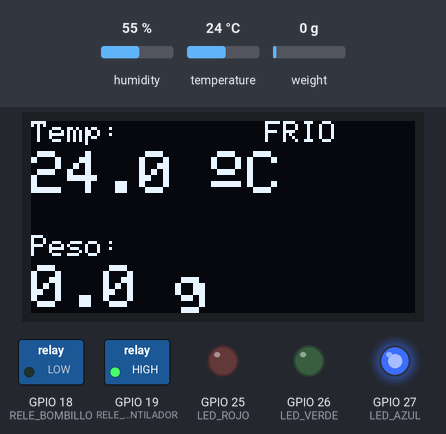
A sketch run on a simulated ESP32. Shown: 128×64 one-colour display, switched loads named in the sketch (green lamp = pin HIGH), output pins drawn as LEDs (lit = HIGH). The test bench sets the inputs (shaded band); at power-on: temperature 24 °C, weight on the scale 0 g, humidity 55 %. What the sketch prints to the serial monitor is not drawn.

Above: at 3.6 s.
3.7 s: temperature set to 35.1 °C
At 6.1 s:
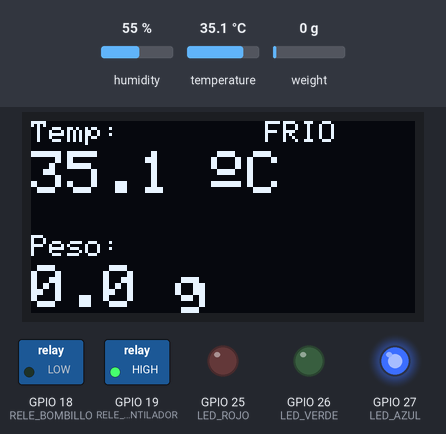
6.5 s: temperature set to 36.6 °C
At 10.2 s:
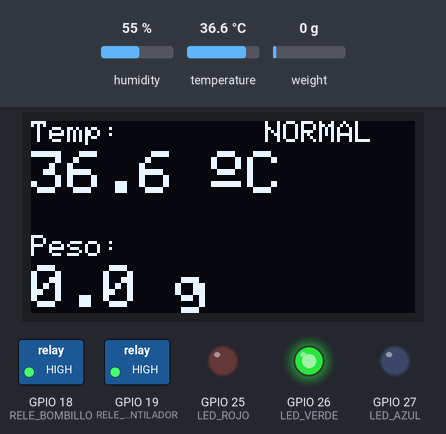
10.6 s: temperature set to 38.2 °C
At 14.4 s:
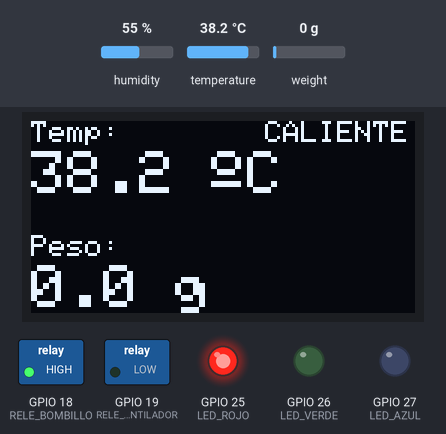
14.7 s: weight on the scale set to 2 g
At 15.9 s:
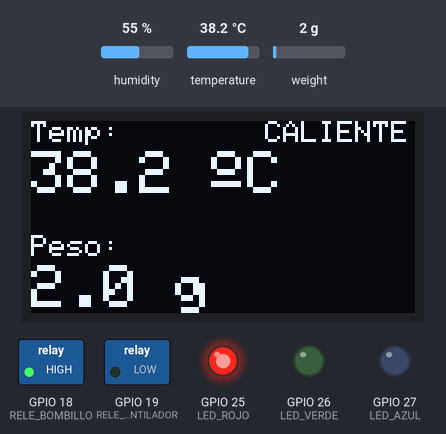
17.4 s: temperature set to 12 °C
At 20.0 s:
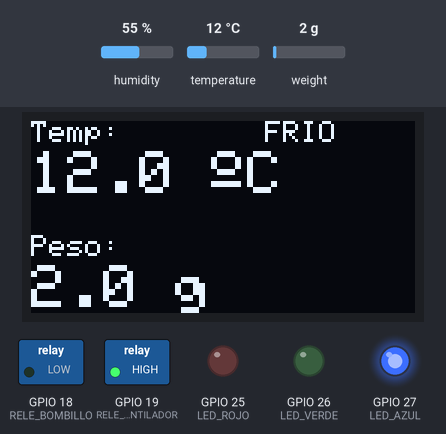
20.8 s: temperature set to 41 °C
At 24.2 s:
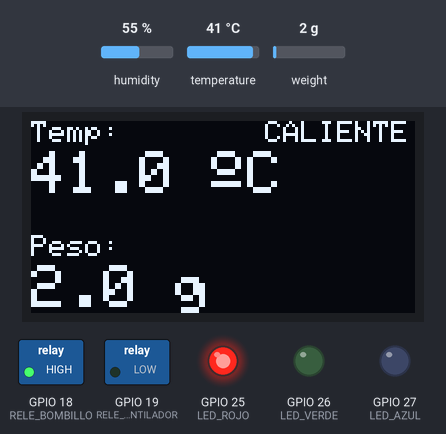
Timing chart, 0 to 25.7 s (numbered marks = the images above; inputs shaded):
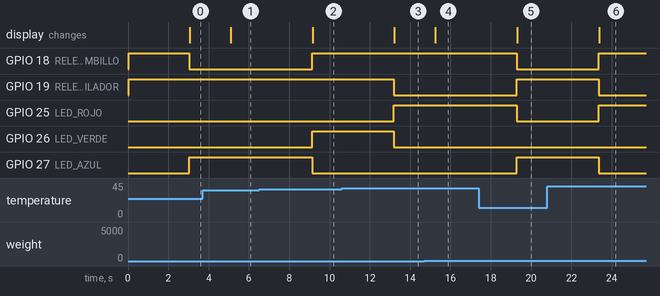

Measured:
- the behaviour switches between 35.9 and 36 °C on temperature (found by bisection; images 1 and 2)
- the behaviour switches between 37.5 and 37.6 °C on temperature (found by bisection; images 2 and 3)
- the behaviour switches between 0 and 1 g on weight on the scale (found by bisection; images 3 and 4)
- after the input at 3.7 s, the display: changes after 1.4 s (image 1)
- after the input at 6.5 s, GPIO 18 (RELE_BOMBILLO), GPIO 26 (LED_VERDE): LOW → HIGH after 2.6 s; GPIO 27 (LED_AZUL): HIGH → LOW after 2.6 s; the display: changes after 2.7 s (image 2)
- after the input at 10.6 s, GPIO 19 (RELE_VENTILADOR), GPIO 26 (LED_VERDE): HIGH → LOW after 2.6 s; GPIO 25 (LED_ROJO): LOW → HIGH after 2.6 s; the display: changes after 2.6 s (image 3)
- after the input at 14.7 s, the display: changes after 0.55 s (image 4)
- after the input at 17.4 s, GPIO 18 (RELE_BOMBILLO), GPIO 25 (LED_ROJO): HIGH → LOW after 1.9 s; GPIO 19 (RELE_VENTILADOR), GPIO 27 (LED_AZUL): LOW → HIGH after 1.9 s; the display: changes after 1.9 s (image 5)
- after the input at 20.8 s, GPIO 18 (RELE_BOMBILLO), GPIO 25 (LED_ROJO): LOW → HIGH after 2.5 s; GPIO 19 (RELE_VENTILADOR), GPIO 27 (LED_AZUL): HIGH → LOW after 2.5 s; the display: changes after 2.6 s (image 6)

The sketch:

sketch_apr23an.ino
```cpp
#include <Wire.h>
#include <Adafruit_GFX.h>
#include <Adafruit_SSD1306.h>
#include <Adafruit_Sensor.h>
#include <DHT.h>
#include "HX711.h"

// ---------------- OLED ----------------
#define SCREEN_WIDTH 128
#define SCREEN_HEIGHT 64
Adafruit_SSD1306 display(SCREEN_WIDTH, SCREEN_HEIGHT, &Wire, -1);

// ---------------- DHT22 ----------------
#define DHTPIN 4
#define DHTTYPE DHT22
DHT dht(DHTPIN, DHTTYPE);

// ---------------- HX711 ----------------
#define HX_DT 32
#define HX_SCK 33
HX711 balanza;

// Cambia este valor durante calibración
float factor_calibracion = -870.0;

// ---------------- LEDs ----------------
#define LED_ROJO   25
#define LED_VERDE  26
#define LED_AZUL   27

// ---------------- RELÉS ----------------
// K1 = ventilador = IN1
// K2 = bombillo   = IN2
#define RELE_VENTILADOR 19
#define RELE_BOMBILLO   18

void setup() {
  Serial.begin(115200);

  dht.begin();

  // OLED
  if (!display.begin(SSD1306_SWITCHCAPVCC, 0x3C)) {
    Serial.println("Error al iniciar OLED");
    while (true);
  }

  display.clearDisplay();
  display.setTextColor(WHITE);

  // LEDs
  pinMode(LED_ROJO, OUTPUT);
  pinMode(LED_VERDE, OUTPUT);
  pinMode(LED_AZUL, OUTPUT);

  // Relés
  pinMode(RELE_VENTILADOR, OUTPUT);
  pinMode(RELE_BOMBILLO, OUTPUT);

  digitalWrite(RELE_VENTILADOR, HIGH); // apagado
  digitalWrite(RELE_BOMBILLO, HIGH);   // apagado

  // HX711
  balanza.begin(HX_DT, HX_SCK);

  if (!balanza.is_ready()) {
    Serial.println("HX711 no detectado");
  } else {
    Serial.println("HX711 listo");
    balanza.set_scale();
    balanza.tare(); // poner en cero la balanza
  }

  // Apagar LEDs al inicio
  digitalWrite(LED_ROJO, LOW);
  digitalWrite(LED_VERDE, LOW);
  digitalWrite(LED_AZUL, LOW);
}

void loop() {
  delay(1000);

  // Leer temperatura
  float t = dht.readTemperature();

  // Leer peso
  float peso = 0.0;
  if (balanza.is_ready()) {
    balanza.set_scale(factor_calibracion);
    peso = balanza.get_units(10); // promedio de 10 lecturas
    if (peso < 0) peso = 0; // evita negativos pequeños por ruido
  }

  if (isnan(t)) {
    Serial.println("Error al leer el DHT22");

    display.clearDisplay();
    display.setTextSize(1);
    display.setCursor(0, 0);
    display.println("Error en DHT22");
    display.display();
    return;
  }

  // Apagar todo primero
  digitalWrite(LED_ROJO, LOW);
  digitalWrite(LED_VERDE, LOW);
  digitalWrite(LED_AZUL, LOW);

  digitalWrite(RELE_VENTILADOR, HIGH);
  digitalWrite(RELE_BOMBILLO, HIGH);

  String estado = "";

  // --------- Control de temperatura ---------
  if (t < 36.0) {
    digitalWrite(LED_AZUL, HIGH);
    digitalWrite(RELE_BOMBILLO, LOW);     // Bombillo ON
    digitalWrite(RELE_VENTILADOR, HIGH);  // Ventilador OFF
    estado = "FRIO";
  }
  else if (t >= 36.0 && t <= 37.5) {
    digitalWrite(LED_VERDE, HIGH);
    digitalWrite(RELE_BOMBILLO, HIGH);    // Bombillo OFF
    digitalWrite(RELE_VENTILADOR, HIGH);  // Ventilador OFF
    estado = "NORMAL";
  }
  else {
    digitalWrite(LED_ROJO, HIGH);
    digitalWrite(RELE_BOMBILLO, HIGH);    // Bombillo OFF
    digitalWrite(RELE_VENTILADOR, LOW);   // Ventilador ON
    estado = "CALIENTE";
  }

  // --------- Mostrar en OLED ---------
  display.clearDisplay();

  display.setTextSize(1);
  display.setCursor(0, 0);
  display.print("Temp:");

  display.setTextSize(2);
  display.setCursor(0, 10);
  display.print(t, 1);
  display.print(" ");
  display.cp437(true);
  display.write(167);
  display.print("C");

  display.setTextSize(1);
  display.setCursor(0, 38);
  display.print("Peso:");

  display.setTextSize(2);
  display.setCursor(0, 48);
  display.print(peso, 1);
  display.print(" g");

  display.setTextSize(1);
  display.setCursor(78, 0);
  display.print(estado);

  display.display();

  // --------- Monitor serial ---------
  Serial.print("Temperatura: ");
  Serial.print(t, 1);
  Serial.print(" C | Peso: ");
  Serial.print(peso, 1);
  Serial.print(" g | Estado: ");
  Serial.println(estado);
}
```
